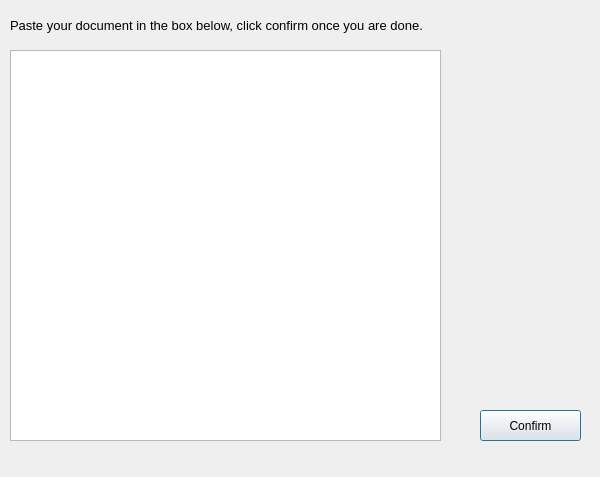
<?xml version="1.0" encoding="UTF-8"?>
<ui version="4.0">
 <class>userInput</class>
 <widget class="QDialog" name="userInput">
  <property name="geometry">
   <rect>
    <x>0</x>
    <y>0</y>
    <width>600</width>
    <height>477</height>
   </rect>
  </property>
  <property name="windowTitle">
   <string>Dialog</string>
  </property>
  <widget class="QTextEdit" name="textEdit_uInput">
   <property name="geometry">
    <rect>
     <x>10</x>
     <y>50</y>
     <width>431</width>
     <height>391</height>
    </rect>
   </property>
  </widget>
  <widget class="QLabel" name="label_msg">
   <property name="geometry">
    <rect>
     <x>10</x>
     <y>0</y>
     <width>441</width>
     <height>51</height>
    </rect>
   </property>
   <property name="text">
    <string>&lt;html&gt;&lt;head/&gt;&lt;body&gt;&lt;p&gt;&lt;span style=&quot; font-size:10pt;&quot;&gt;Paste your document in the box below, click confirm once you are done.&lt;/span&gt;&lt;/p&gt;&lt;/body&gt;&lt;/html&gt;</string>
   </property>
  </widget>
  <widget class="QPushButton" name="pushButton_confirm">
   <property name="geometry">
    <rect>
     <x>480</x>
     <y>410</y>
     <width>101</width>
     <height>31</height>
    </rect>
   </property>
   <property name="text">
    <string>Confirm</string>
   </property>
  </widget>
 </widget>
 <resources/>
 <connections/>
</ui>
